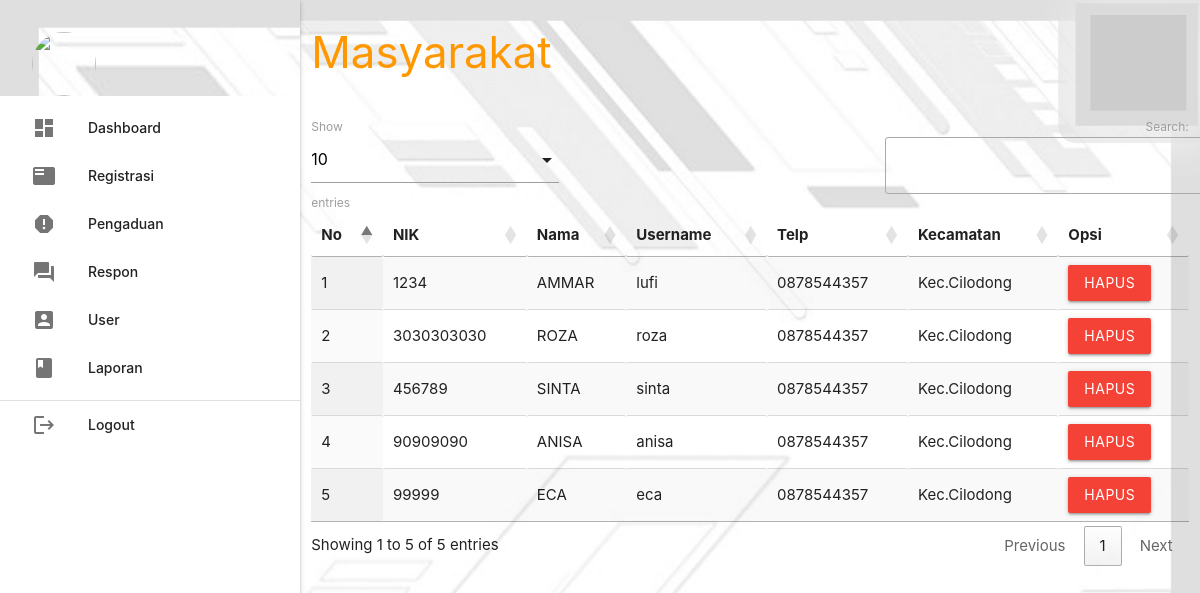
The app's page /admin/index.php?p=registrasi (signed in) with its own data.
### tables this page shows
CREATE TABLE `masyarakat` (
  `id_masyarakat` int(5) NOT NULL,
  `nik` varchar(20) NOT NULL,
  `nama` varchar(25) NOT NULL,
  `username` varchar(25) NOT NULL,
  `password` varchar(25) NOT NULL,
  `telp` varchar(12) NOT NULL,
  `kecamatan` varchar(30) NOT NULL
);

### admin/registrasi.php (the view, shortened to what this page needs)
  <div class="row">
  	<div class="col s12 m9">
  		<h3 class="orange-text">Masyarakat</h3>
  	</div>
  	<div class="col s12 m3">
  		<div class="section"></div>
  	</div>
  </div>
  <table id="example" class="display responsive-table" style="width:100%;">
  	<thead>
  		<tr>
  			<th>No</th>
  			<th>NIK</th>
  			<th>Nama</th>
  			<th>Username</th>
  			<th>Telp</th>
  			<th>Kecamatan</th>
  			<th>Opsi</th>
  		</tr>
  	</thead>
  	<tbody>
  		<?php
$no = 1;
$query = mysqli_query($koneksi, "SELECT * FROM masyarakat ORDER BY nik ASC");
while ($r = mysqli_fetch_assoc($query)) { ?>
  			<tr>
  				<td><?php echo $no++; ?></td>
  				<td><?php echo $r['nik']; ?></td>
  				<td><?php echo $r['nama']; ?></td>
  				<td><?php echo $r['username']; ?></td>
  				<td><?php echo $r['telp']; ?></td>
  				<td><?php echo $r['kecamatan']; ?></td>
  				<td><a onclick="return confirm('Anda Yakin Ingin Menghapus Y/N')" class="btn red" href="index.php?p=regis_hapus&nik=<?php echo $r['nik'] ?>">Hapus</a></td>
  			</tr>
  		<?php  }
?>
  	</tbody>
  </table>

### records on screen
masyarakat: nik "1234", nama "AMMAR", username "lufi", telp "0878544357", kecamatan "Kec.Cilodong"
masyarakat: nik "3030303030", nama "ROZA", username "roza", telp "0878544357", kecamatan "Kec.Cilodong"
masyarakat: nik "456789", nama "SINTA", username "sinta", telp "0878544357", kecamatan "Kec.Cilodong"
masyarakat: nik "90909090", nama "ANISA", username "anisa", telp "0878544357", kecamatan "Kec.Cilodong"
masyarakat: nik "99999", nama "ECA", username "eca", telp "0878544357", kecamatan "Kec.Cilodong"
